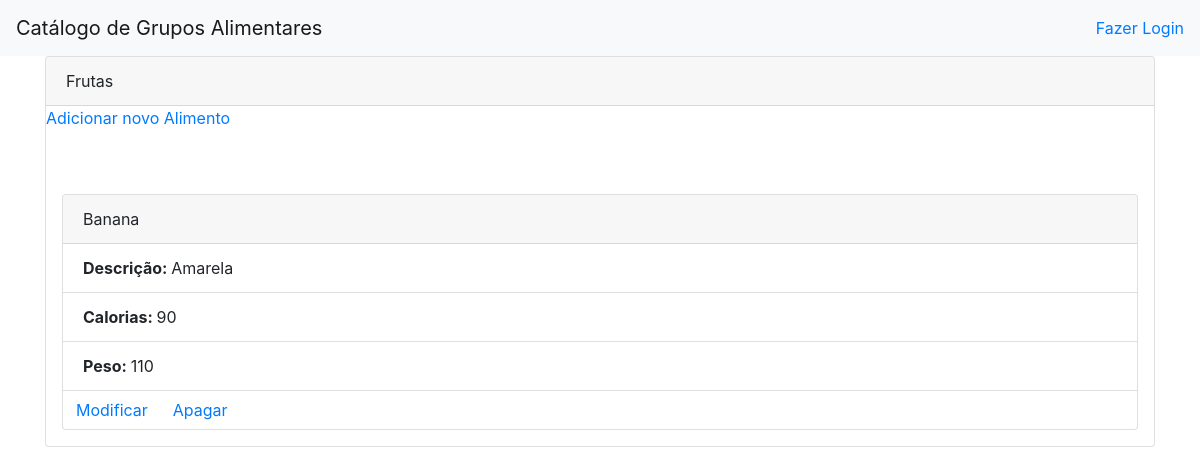
The page /grupo_alimentar/3/alimento/ on the database its author committed.
### database_setup.py (models this page shows, shortened)
class GrupoAlimentar(Base):
    __tablename__ = 'grupo_alimentar'
    id = Column(Integer, primary_key=True)
    name = Column(String(250), nullable=False)
    addedby = Column(String(250))

class Alimento(Base):
    __tablename__ = 'alimento'
    name = Column(String(80), nullable=False)
    id = Column(Integer, primary_key=True)
    description = Column(String(250))
    calories = Column(String(8))
    weight = Column(String(8))
    food_group_id = Column(Integer, ForeignKey('grupo_alimentar.id'))
    grupo_alimentar = relationship(GrupoAlimentar)
    addedby = Column(String(250))

### project.py (the view)
@app.route('/grupo_alimentar/<int:food_group_id>/')
@app.route('/grupo_alimentar/<int:food_group_id>/alimento/')
def exibirAlimentos(food_group_id):
    grupo_alimentar = session.query(GrupoAlimentar).filter_by(
        id=food_group_id).one()
    items = session.query(Alimento).filter_by(
        food_group_id=food_group_id).all()
    return render_template('alimentos.html',
                           items=items,
                           grupo_alimentar=grupo_alimentar)

### templates/alimentos.html (shortened to what this page needs)
{% extends "base.html" %}
{% block content %}
<div class="card">
	<div class="card-header">
		{{ grupo_alimentar.name }}
	</div>
	{% if items !=[] %}
	<a href="{{url_for('criarAlimento', food_group_id=grupo_alimentar.id )}}">Adicionar novo Alimento</a>
	{% for i in items %}
	<div class="card m-3">
		<div class="card-header">
			{{ i.name }}
		</div>
		<ul class="list-group list-group-flush">
			<div class="list-group-item">
				<b><span>Descrição: </span></b><span>{{i.description}}</span>
			</div>
			<div class="list-group-item">
				<b><span>Calorias: </span></b><span>{{i.calories}}</span>
			</div>
			<div class="list-group-item">
				<b><span>Peso: </span></b><span>{{i.weight}}</span>
			</div>
		</ul>
		<div class="btn-group">
				<a class="btn" href="{{url_for('modificarAlimento', food_group_id=grupo_alimentar.id, food_id=i.id)}}">Modificar</a>
				<a class="btn" href="{{url_for('apagarAlimento', food_group_id=grupo_alimentar.id, food_id=i.id)}}">Apagar</a>
		</div>
	</div>
	{% endfor %}
	{% else %}
	<p> Nenhum alimento cadastrado. <p>
			<a href="{{url_for('criarAlimento', food_group_id=grupo_alimentar.id )}}">Adicionar novo Alimento</a>
			{% endif %}
</div>
{% endblock %}

### rows shown on the page
GrupoAlimentar: name "Frutas"
Alimento: name "Banana", description "Amarela", calories "90", weight "110"
